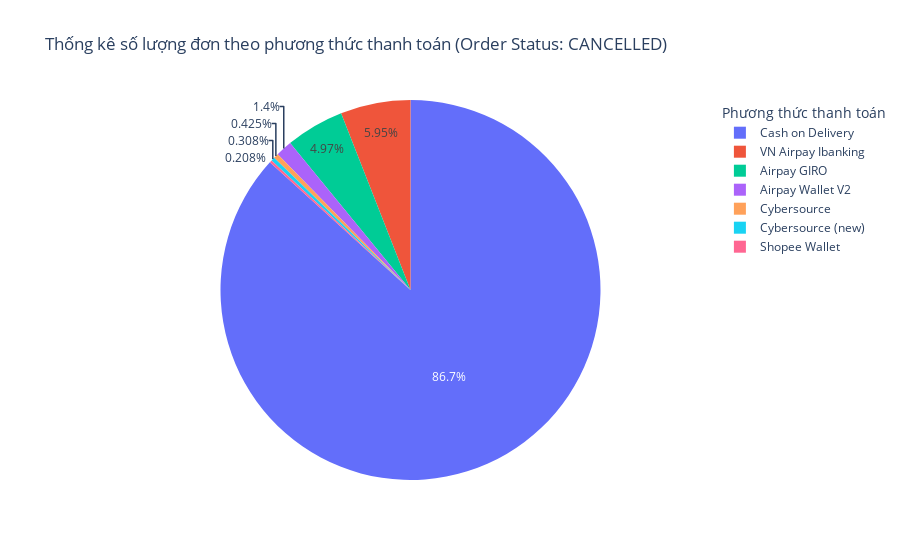

The code cell stored with this chart in its notebook:
### Code cell
df_completed = df[df["order_status"] == "CANCELLED"]

# Thống kê số lượng đơn theo phương thức thanh toán
thong_ke = df_completed['new_payment_method'].value_counts()

# Tạo đối tượng Pie
fig = go.Figure(data=go.Pie(labels=thong_ke.index, values=thong_ke))

# Cấu hình layout
fig.update_layout(
    title="Thống kê số lượng đơn theo phương thức thanh toán (Order Status: CANCELLED)",
    showlegend=True,
    legend_title="Phương thức thanh toán"
)

# Hiển thị biểu đồ
fig.show()

### Figure 1 — Plotly figure (JSON) as saved in the notebook; plotly's stock layout.template omitted (floating-point values rounded to 4 significant figures)
{"data": [{"labels": ["Cash on Delivery", "VN Airpay Ibanking", "Airpay GIRO", "Airpay Wallet V2", "Cybersource", "Cybersource (new)", "Shopee Wallet"], "type": "pie", "values": [10418, 715, 597, 168, 51, 37, 25]}], "layout": {"legend": {"title": {"text": "Phương thức thanh toán"}}, "showlegend": true, "title": {"text": "Thống kê số lượng đơn theo phương thức thanh toán (Order Status: CANCELLED)"}}}
